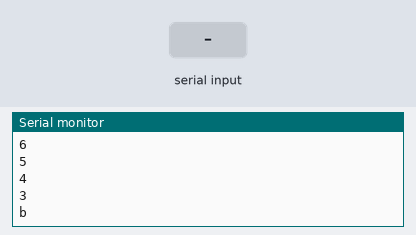
Bench run of a sketch on a simulated Arduino Uno, built with avr-gcc and run on an emulated ATmega328P. Parts: the last lines printed to the serial monitor. The test bench sets the inputs (shaded band).

Above: at 1.2 s.
1.3 s: "d" received over Serial
At 3.7 s:
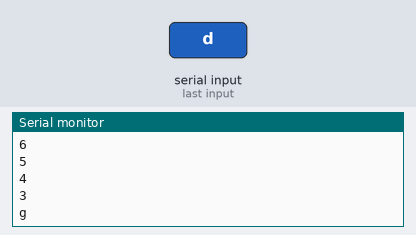
4.1 s: "d" received over Serial
At 5.4 s:
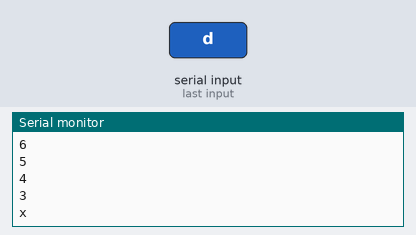
6.4 s: "d" received over Serial
At 8.4 s:
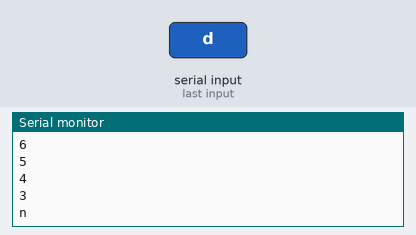
Timing chart, 0 to 9.9 s (numbered marks = the images above; inputs shaded):
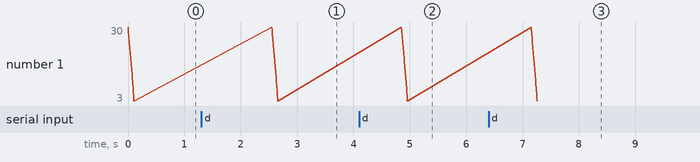

The sketch:

RoadConstructionTest.ino
```cpp
int distance = 30; //distance[0] = uts_1 (Left); distance[1] = uts_2 (Front); distance[2] = uts_3 (Right);
char state = 'b';
boolean done = false;

void setup() {
  Serial.begin(9600);
}

void loop() {

  if(distance > 2){
      Serial.println(distance);
      distance -= 1;
  }else{
      switch(state){

        case 'b':
           Serial.println('b');
           delay(10);
           done = false;

           while(done == false){
            if(Serial.available()){
               if(Serial.read() == 'd'){
                  done = true;
               }
            }
           }
            delay(500);
            Serial.println('l');
            delay(750);
            distance = 30;
            state = 'g';
        break;

        case 'g':
           Serial.println('g');
           delay(10);
           done = false;
           while(done == false){
            if(Serial.available()){
               if(Serial.read() == 'd'){
                  done = true;
               }
            }
           }
            Serial.println('r');
            delay(750);
            distance = 30;
            state = 'x';
        break;

        case 'x':
           Serial.println('x');
           delay(10);
           done = false;
           while(done == false){
            if(Serial.available()){
               if(Serial.read() == 'd'){
                  done = true;
               }
            }
           }
            Serial.println('r');
            delay(750);
            distance = 30;
            state = 'n';
        break;

        case 'n':
           Serial.println('n');
           delay(10);
           done = false;
           while(done == false){
            if(Serial.available()){
               if(Serial.read() == 'd'){
                  done = true;
               }
            }
           }
            Serial.println('l');
            delay(750);
            distance = 30;
            state = 'a';
        break;

        default:
           delay(5000);
           state = 'b';
        break;

      }
  }

}
```

Measured:
- after the input at 1.3 s, the serial monitor: prints a new line after 0.50 s (image 1)
- after the input at 4.1 s, the serial monitor: prints a new line at once (image 2)
- after the input at 6.4 s, the serial monitor: prints a new line after 0.86 s (image 3)
